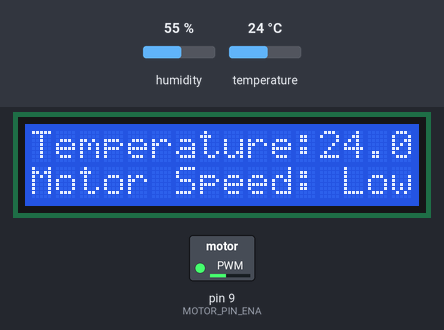
The sketch below on a simulated Arduino Uno, built with avr-gcc and run on an emulated ATmega328P. On the bench: 16×2 character LCD, switched loads named in the sketch (green lamp = pin HIGH). Inputs (shaded band) come from the test bench; at power-on: temperature 24 °C, humidity 55 %. What the sketch prints to the serial monitor is not drawn.

Above: at 2.7 s.
2.8 s: temperature set to 28 °C
At 5.4 s:
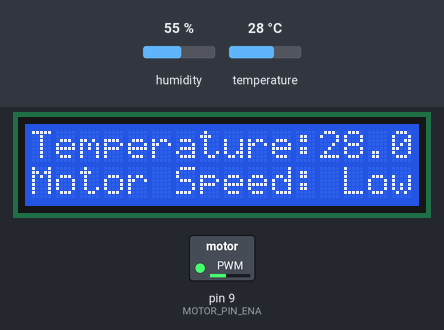
5.8 s: temperature set to 31 °C
At 6.9 s:
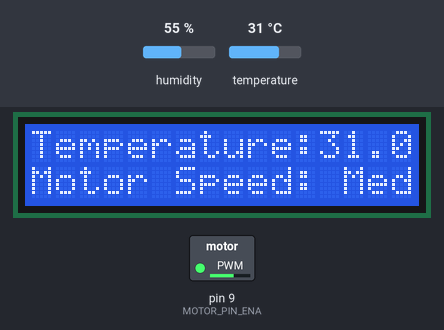
8.8 s: temperature set to 34 °C
At 10.8 s:
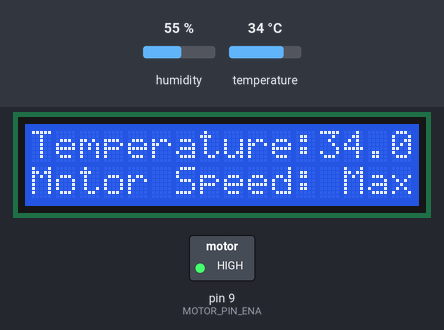
Timing chart, 0 to 12.3 s (numbered marks = the images above; inputs shaded):
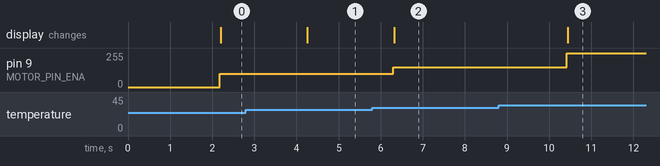

The sketch:

code.ino
```cpp
#include <Adafruit_Sensor.h>
#include <DHT.h>
#include <DHT_U.h>
#include <Wire.h>
#include <LiquidCrystal_I2C.h>

#define DHTPIN 7         // DHT11 sensor data pin
#define DHTTYPE DHT11    // DHT sensor type

#define MOTOR_PIN_ENA 9  // Enable pin for motor driver (PWM pin)
#define MOTOR_PIN_IN1 10  // Input pin 1 for motor driver
#define MOTOR_PIN_IN2 11  // Input pin 2 for motor driver

#define TEMPERATURE_THRESHOLD 29
#define TEMPERATURE_THRESHOLD1 32 // Temperature threshold to adjust motor speed

DHT dht(DHTPIN, DHTTYPE);

LiquidCrystal_I2C lcd(0x3F, 16, 2);  // Adjust the I2C address if necessary

void setup() {
  Serial.begin(9600);
  dht.begin();

  Wire.begin();
  lcd.init();
  lcd.backlight();
  lcd.begin(16, 2);
  lcd.setCursor(0, 0);
  lcd.print("Temperature:");
}

void loop() {
  delay(2000); // Delay between readings (adjust as needed)

  float temperature = dht.readTemperature(); // Read temperature in Celsius
  if (isnan(temperature)) {
    Serial.println("Failed to read temperature from DHT sensor!");
    return;
  }

  Serial.print("Temperature: ");
  Serial.print(temperature);
  Serial.println(" °C");

  lcd.setCursor(0, 1); // Set cursor to the second line
  lcd.print("                "); // Clear the previous motor speed

  // Adjust motor speed based on temperature
  if (temperature > TEMPERATURE_THRESHOLD1) {
    // Increase motor speed
    analogWrite(MOTOR_PIN_ENA, 255);    // Set the motor speed to maximum (255)
    digitalWrite(MOTOR_PIN_IN1, HIGH);  // Set motor direction (forward)
    digitalWrite(MOTOR_PIN_IN2, LOW);
    lcd.setCursor(0, 1);
    lcd.print("Motor Speed: Max");
  }
  else if (temperature > TEMPERATURE_THRESHOLD) {
    // Increase motor speed
    analogWrite(MOTOR_PIN_ENA, 150);    // Set the motor speed to a value (150)
    digitalWrite(MOTOR_PIN_IN1, HIGH);  // Set motor direction (forward)
    digitalWrite(MOTOR_PIN_IN2, LOW);
    lcd.setCursor(0, 1);
    lcd.print("Motor Speed: Med");
  }
  else {
    // Decrease motor speed
    analogWrite(MOTOR_PIN_ENA, 100);    // Set the motor speed to a lower value (150)
    digitalWrite(MOTOR_PIN_IN1, HIGH);  // Set motor direction (forward)
    digitalWrite(MOTOR_PIN_IN2, LOW);
    lcd.setCursor(0, 1);
    lcd.print("Motor Speed: Low");
  }

  lcd.setCursor(12, 0); // Set cursor to the temperature position on the first line
  lcd.print(temperature); // Print temperature
}
```

Measured:
- the behaviour switches between 29 and 30 °C on temperature (found by bisection; images 1 and 2)
- the behaviour switches between 32 and 33 °C on temperature (found by bisection; images 2 and 3)
- after the input at 2.8 s, the display: changes after 1.5 s (image 1)
- after the input at 5.8 s, pin 9 (MOTOR_PIN_ENA): 100/255 → 150/255 after 0.50 s; the display: changes after 0.52 s (image 2)
- after the input at 8.8 s, pin 9 (MOTOR_PIN_ENA): 150/255 → 255/255 after 1.6 s; the display: changes after 1.6 s (image 3)
